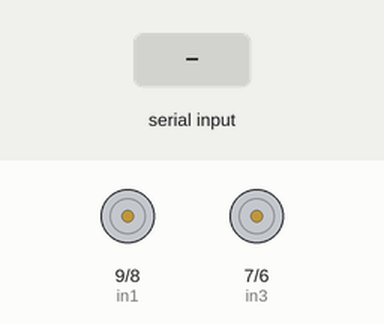
Simulated run of this sketch. Board: Arduino Mega 2560, built with avr-gcc and run on an emulated ATmega2560. Shown: motor-driver pin pairs drawn as motors (green arrow = first pin HIGH = forward, orange = second pin HIGH = backward, longer = more drive, scaled by the enable pin). The inputs (shaded band) are chosen by the test bench.

Above: at 1.2 s.
1.3 s: "F\n" received over Serial
At 2.0 s:
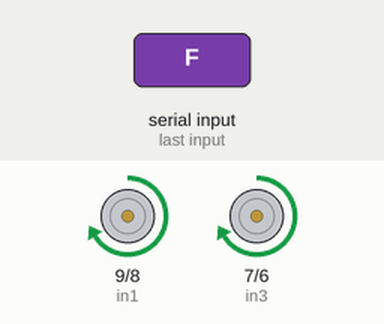
2.8 s: byte 66 ('B') received over Serial
At 3.2 s:
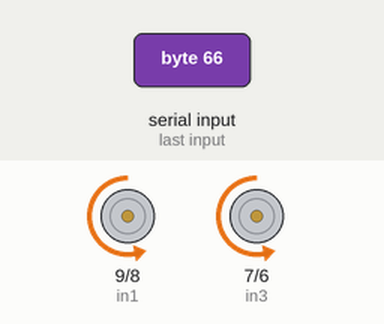
4.3 s: byte 76 ('L') received over Serial
At 5.5 s:
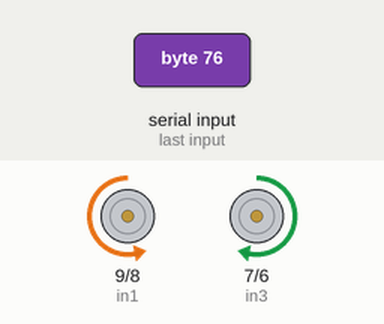
5.8 s: byte 83 ('S') received over Serial
At 6.6 s:
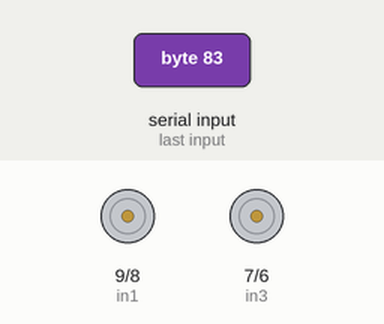
7.3 s: "B\n" received over Serial
At 7.8 s:
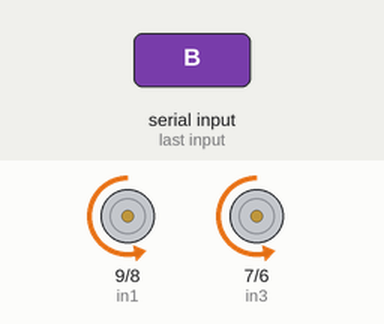
8.8 s: "S\n" received over Serial
At 10.1 s:
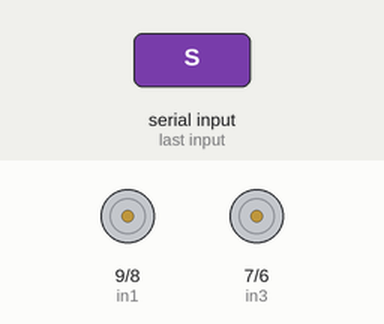
Timing chart, 0 to 11.3 s (numbered marks = the images above; inputs shaded):
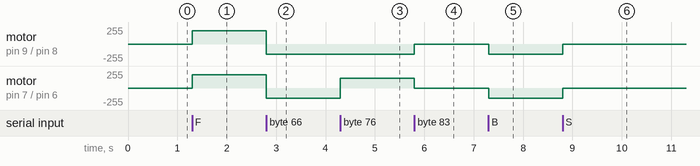

Measured:
- after the input at 1.3 s, motor on pin 9 (in1) / pin 8 (in2), motor on pin 7 (in3) / pin 6 (in4): stopped → forward 200/255 at once
- after the input at 2.8 s, motor on pin 9 (in1) / pin 8 (in2), motor on pin 7 (in3) / pin 6 (in4): forward 200/255 → backward 150/255 at once
- after the input at 4.3 s, motor on pin 7 (in3) / pin 6 (in4): backward 150/255 → forward 150/255 at once
- after the input at 5.8 s, motor on pin 9 (in1) / pin 8 (in2): backward 150/255 → stopped at once; motor on pin 7 (in3) / pin 6 (in4): forward 150/255 → stopped at once
- after the input at 7.3 s, motor on pin 9 (in1) / pin 8 (in2), motor on pin 7 (in3) / pin 6 (in4): stopped → backward 150/255 at once
- after the input at 8.8 s, motor on pin 9 (in1) / pin 8 (in2), motor on pin 7 (in3) / pin 6 (in4): backward 150/255 → stopped at once

The sketch:

motor_lidar_ard.ino
```cpp
char foo;

#include<SoftwareSerial.h>//softserialportheaderfile
SoftwareSerial Serial1(2,3);


int dist;
int strength;
int check;
int i;
int uart[9];
const int HEADER =0x59;

// connect motor controller pins to Arduino digital pins
// motor one
int enA = 10;
int in1 = 9;
int in2 = 8;
// motor two
int enB = 5;
int in3 = 7;
int in4 = 6;
char dir = ' ';


void setup() {
  // put your setup code here, to run once:
  Serial.begin(9600);//settheBaudrateofArduinoandcomputerserialport
  Serial1.begin(115200);//settheBaudrateofLiDARandArduinoserialport
  pinMode(enA, OUTPUT);
  pinMode(enB, OUTPUT);
  pinMode(in1, OUTPUT);
  pinMode(in2, OUTPUT);
  pinMode(in3, OUTPUT);
  pinMode(in4, OUTPUT);
}

void loop() {
  // put your main code here, to run repeatedly:
  //lidar_scan();
  dir = Serial.read();
  switch (dir) {
    case 'F':
      goForward();
      break;
    case 'B':
      goBack();
      break;
    case 'L':
      turnLeft();
      break;
    case 'R':
      turnRight();
      break;
    case 'S':
      STOP();
      break;
  }
}

void lidar_scan() {
  if(Serial1.available())
  {
    if(Serial1.read()==HEADER)
    {
      uart[0]=HEADER;
      if(Serial1.read()==HEADER)//determinedatapackageframeheader0x59
      {
        uart[1]=HEADER;
        for(i=2;i<9;i++)//storedatatoarray
        {
          uart[i] = Serial1.read();
        }
        check=uart[0]+uart[1]+uart[2]+uart[3]+uart[4]+uart[5]+uart[6]+uart[7];
        if(uart[8]==(check&0xff))//checkthereceiveddataasperprotocols
        {
          dist=uart[2]+uart[3]*256;//calculatedistancevalue
          strength=uart[4]+uart[5]*256;//calculatesignalstrengthvalue
          //Serial.print("dist=");
          Serial.print(dist);//outputLiDARtestsdistancevalue
          Serial.print(' ');
          //Serial.print("strength=");
          Serial.print(strength);//outputsignalstrengthvalue
          Serial.print('\n');
      }
      }
      }
      }
    }

void goForward()
{
  digitalWrite(in1, HIGH);
  digitalWrite(in2, LOW);
  analogWrite(enA, 200);

  digitalWrite(in3, HIGH);
  digitalWrite(in4, LOW);
  analogWrite(enB, 200);
}

void goBack()
{
  digitalWrite(in1, LOW);
  digitalWrite(in2, HIGH);
  analogWrite(enA, 150);

  digitalWrite(in3, LOW);
  digitalWrite(in4, HIGH);
  analogWrite(enB, 150);
}

void turnLeft()
{
  digitalWrite(in1, LOW);
  digitalWrite(in2, HIGH);
  analogWrite(enA, 150);

  digitalWrite(in3, HIGH);
  digitalWrite(in4, LOW);
  analogWrite(enB, 150);
}

void turnRight()
{
  digitalWrite(in1, LOW);
  digitalWrite(in2, HIGH);
  analogWrite(enA, 150);

  digitalWrite(in3, HIGH);
  digitalWrite(in4, LOW);
  analogWrite(enB, 150);
}

void STOP()
{
  analogWrite(enA, 0);
  analogWrite(enB, 0);
}
```
